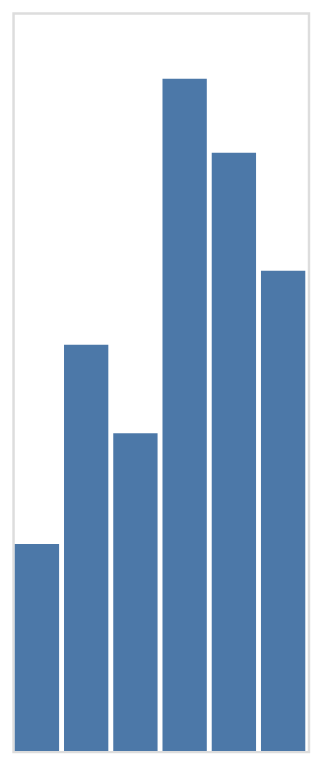

Source (notebook cell):
### Code cell
# bar chart
source = pd.DataFrame({
    'a': ['A', 'B', 'C', 'D', 'E', 'F'],
    'b': [28, 55, 43, 91, 81, 65]
})

chart = alt.Chart(source).mark_bar().encode(
    x=alt.X('a:N', axis=None),  
    y=alt.Y('b:Q', axis=None)  
) 

chart

### Figure 1 — Vega-Lite specification as saved in the notebook (floating-point values rounded to 4 significant figures)
{"config": {"view": {"continuousWidth": 300, "continuousHeight": 300}}, "data": {"name": "data-0124bf314ac7e4c67cb9715e09bbf8ee"}, "mark": {"type": "bar"}, "encoding": {"x": {"axis": null, "field": "a", "type": "nominal"}, "y": {"axis": null, "field": "b", "type": "quantitative"}}, "$schema": "https://vega.github.io/schema/vega-lite/v5.20.1.json", "datasets": {"data-0124bf314ac7e4c67cb9715e09bbf8ee": [{"a": "A", "b": 28}, {"a": "B", "b": 55}, {"a": "C", "b": 43}, {"a": "D", "b": 91}, {"a": "E", "b": 81}, {"a": "F", "b": 65}]}}
